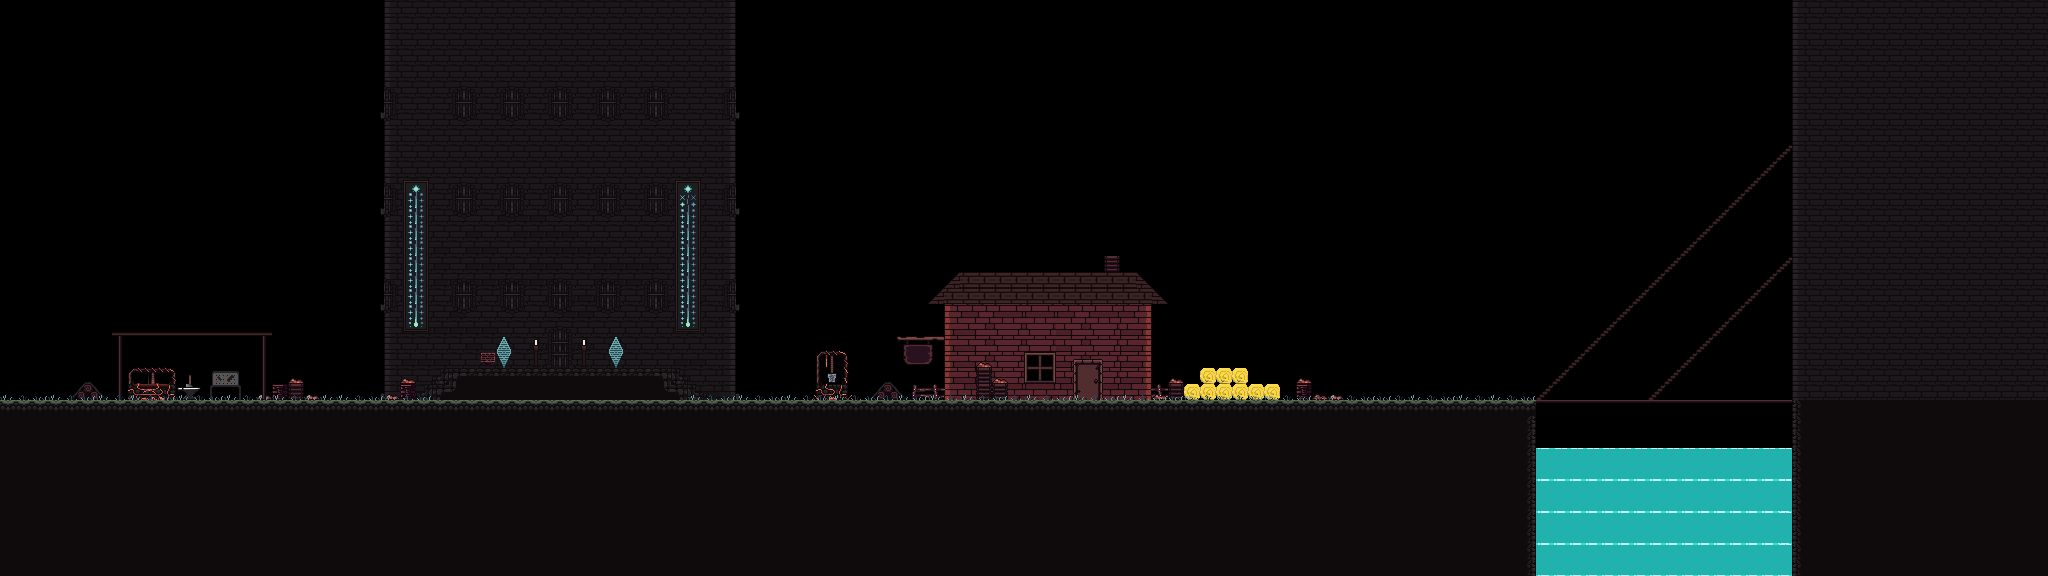

A level layout from a 2D game, rendered from its tile map. Below: a short description, then the map file with tile-grid data replaced by summaries:
An orthogonal 128x36 tile map with 16x16 px tiles, 6 tile layers (Tower, Background1, Background2, Phisics, ...), 4 tilesets and 3 objects (entitySpawn, spawn, warp).

<map version="1.10" tiledversion="1.10.2" orientation="orthogonal" renderorder="right-down" width="128" height="36" tilewidth="16" tileheight="16" infinite="0" nextlayerid="10" nextobjectid="5">
 <tileset firstgid="1" source="../tilesets/Basic Tiles Only.tsx" />
 <tileset firstgid="4817" source="../tilesets/Кузня.tsx" />
 <tileset firstgid="4849" source="../tilesets/Сено.tsx" />
 <tileset firstgid="4850" source="../tilesets/Колья.tsx" />
 <layer id="4" name="Tower" width="128" height="36">
  <data>[4608 cells, 965 non-empty, 8 distinct tile ids]</data>
 </layer>
 <layer id="2" name="Background1" width="128" height="36">
  <data>[4608 cells, 415 non-empty, 101 distinct tile ids]</data>
 </layer>
 <layer id="6" name="Background2" width="128" height="36">
  <data>[4608 cells, 147 non-empty, 13 distinct tile ids]</data>
 </layer>
 <layer id="3" name="Phisics" width="128" height="36">
  <data>[4608 cells, 24 non-empty, 3 distinct tile ids]</data>
 </layer>
 <layer id="5" name="Grass" width="128" height="36">
  <data>[4608 cells, 80 non-empty, 3 distinct tile ids]</data>
 </layer>
 <layer id="1" name="Ground" width="128" height="36">
  <data>[4608 cells, 1266 non-empty, 9 distinct tile ids]</data>
 </layer>
 <objectgroup id="9" name="EntitySpawns">
  <object id="2" name="entitySpawn" x="866.132" y="391.054">
   <properties>
    <property name="entity" value="" />
   </properties>
   <point />
  </object>
 </objectgroup>
 <objectgroup id="7" name="POI">
  <object id="1" name="spawn" x="558.469" y="358.835">
   <point />
  </object>
 </objectgroup>
 <objectgroup id="8" name="WarpPoints">
  <object id="4" name="warp" x="1793.54" y="294.396" width="169.941" height="104.239">
   <properties>
    <property name="to" value="map2_1" />
   </properties>
  </object>
 </objectgroup>
</map>
